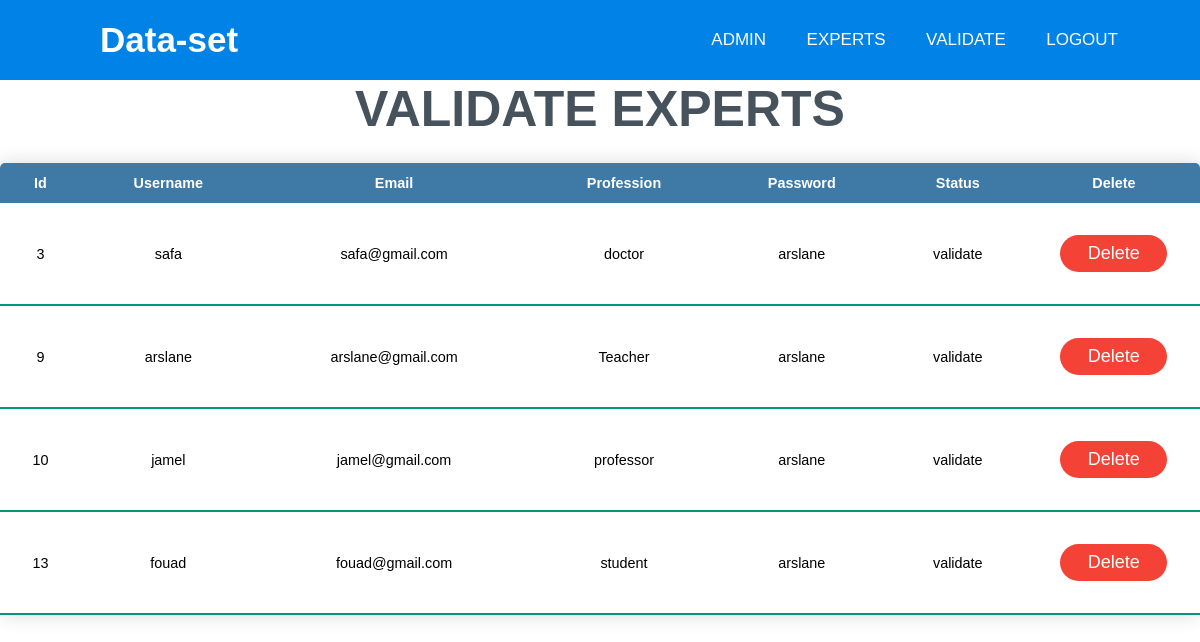
Screenshot of /Gerer/expert_validate.php with the database file from the repository.
### tables this page shows
CREATE TABLE `expert` (
  `id` int(11) NOT NULL,
  `username` varchar(150) NOT NULL,
  `email` varchar(150) NOT NULL,
  `profession` varchar(150) NOT NULL,
  `password` varchar(150) NOT NULL,
  `status` varchar(150) NOT NULL DEFAULT 'not-validate',
  `valider` int(20) NOT NULL DEFAULT 0
);

### Gerer/expert_validate.php (the view, shortened to what this page needs)
<?php
include ('../Upload/connect.php');
?>
<!DOCTYPE html>
<html lang="en" dir="ltr">
<head>
    <link rel="stylesheet" href="../css/style02.css">
    <link rel="stylesheet" href="../css/style03.css">
    <link rel="stylesheet" href="style.css">
    <link rel="stylesheet" href="https://cdnjs.cloudflare.com/ajax/libs/font-awesome/5.15.3/css/all.min.css" />
    <link rel="stylesheet" href=
"https://stackpath.bootstrapcdn.com/font-awesome/4.7.0/css/font-awesome.min.css">
   <link rel="stylesheet" href="https://netdna.bootstrapcdn.com/font-awesome/4.0.3/css/font-awesome.css">
   <link rel="stylesheet" href="https://cdnjs.cloudflare.com/ajax/libs/fancybox/2.1.5/jquery.fancybox.min.css"
   media="screen">
    </head>
    <body>
        <nav>
       <a href="#"> <label class="logo">Data-set</label> </a>
        <ul>
            <li><a href="../admin/admin_after_login.php">Admin</a></li>
              <li class="menu">   <a href="validation_expert.php">Experts</a>
            </li>
             <li class="menu">   <a href="#">validate</a>
            </li>
            <li><a href="../admin/Admin.php">Logout</a></li>
        </ul>
    </nav>
    <section>
    <div class="space">
    <h1>VALIDATE EXPERTS </h1>
    </div>
    <table class="content-table">
        <thead>
            <tr>
                <th>Id </th>
                <th>Username </th>
                <th>Email</th>
                <th>Profession</th>
                <th>Password</th>
                <th>Status</th>
                <th>Delete</th>
            </tr>
        </thead>
        <?php
$req="SELECT * from  expert where valider='1'";
$res=mysqli_query($conn,$req);
while($line=mysqli_fetch_assoc($res)){
echo'
<tbody>
<tr>
        <td>'.$line['id'].'</td>
        <td>'.$line['username'].'</td>
        <td>'.$line['email'].'</td>
        <td>'.$line['profession'].'</td>
        <td>'.$line['password'].'</td>
        <td>'.$line['status'].'</td>
        <td><form action="delete_expert_valider.php" method="post">
            <input type="hidden" name="id" value="'.$line['id'].'" >
            <button class="butt-2" type="submit" name="but-1" >Delete</button> </td>
            </form>
            </tr>
            </tbody>
</div>';
  }
  ?>
    </table>
    </section>

### css/style02.css (style rules this page uses)
* { padding: 0; margin: 0; text-decoration: none; list-style: none; box-sizing: border-box; }
body { font-family: montserrat; }
nav { background: #0082e6; height: 80px; width: 100%; top: 0px; }
label.logo { color: white; font-size: 35px; line-height: 80px; padding: 0 100px; font-weight: bold; }
nav ul { float: right; margin-right: 20px; z-index: 10; margin-right: 4rem; }
nav ul li { display: inline-block; line-height: 80px; margin: 0 5px; }
nav ul li a { color: white; font-size: 17px; padding: 7px 13px; border-radius: 3px; text-transform: uppercase; }
section { background-size: cover; height: calc(100vh - 80px); }
nav .menu { position: relative; }
.space h1 { text-align: center; font-size: 50px; color: #46525c; }

### css/style03.css (style rules this page uses)
body { margin: 0; padding: 0; font-family: sans-serif; background: url() no-repeat; background-size: cover; }

### Gerer/style.css (style rules this page uses)
* { font-family: sans-serif; }
.content-table { border-collapse: collapse; margin: 25px 0; font-size: 0.9em; min-width: 100%; border-radius: 5px 5px 0 0; overflow: hidden; box-shadow: 0 0 20px rgba(0, 0, 0, 0.15); }
.content-table thead tr { background-color: #3f7aa6; color: #ffffff; text-align: left; font-weight: bold; }
.content-table th, .content-table td { padding: 12px 15px; text-align: center; }
.content-table tbody tr { border-bottom: 1px solid #dddddd; }
.content-table tbody tr:last-of-type { border-bottom: 2px solid #009879; }
.butt-2 { width: 75%; padding: 8px; color: #ffffff; background: none #f44336; border: none; border-radius: 30px; font-size: 18px; cursor: pointer; margin: 20px 0; }

### rows the page displays
expert: id "3", username "safa", email "safa@gmail.com", profession "doctor", password "arslane", status "validate"
expert: id "9", username "arslane", email "arslane@gmail.com", profession "Teacher", password "arslane", status "validate"
expert: id "10", username "jamel", email "jamel@gmail.com", profession "professor", password "arslane", status "validate"
expert: id "13", username "fouad", email "fouad@gmail.com", profession "student", password "arslane", status "validate"
